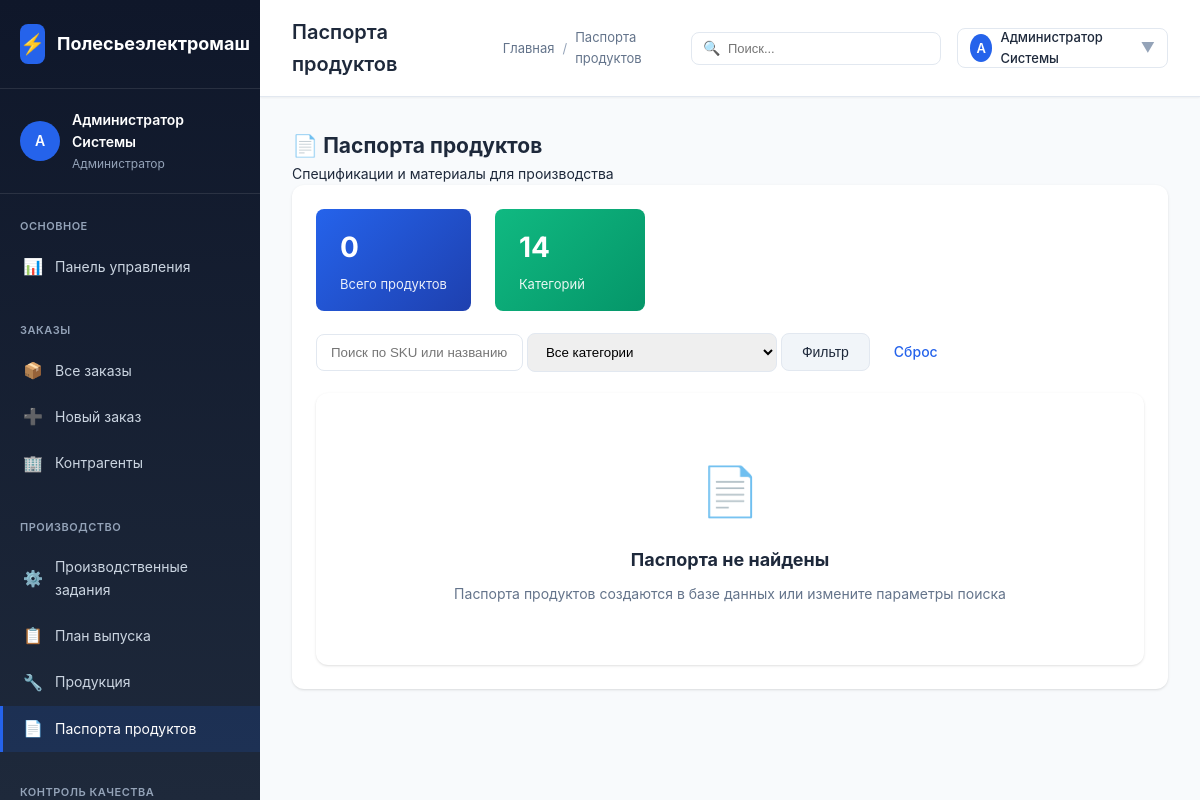
Page /polesie/modules/products/passports.php?category=SPARE_PARTS (signed in) on the earlier database version.
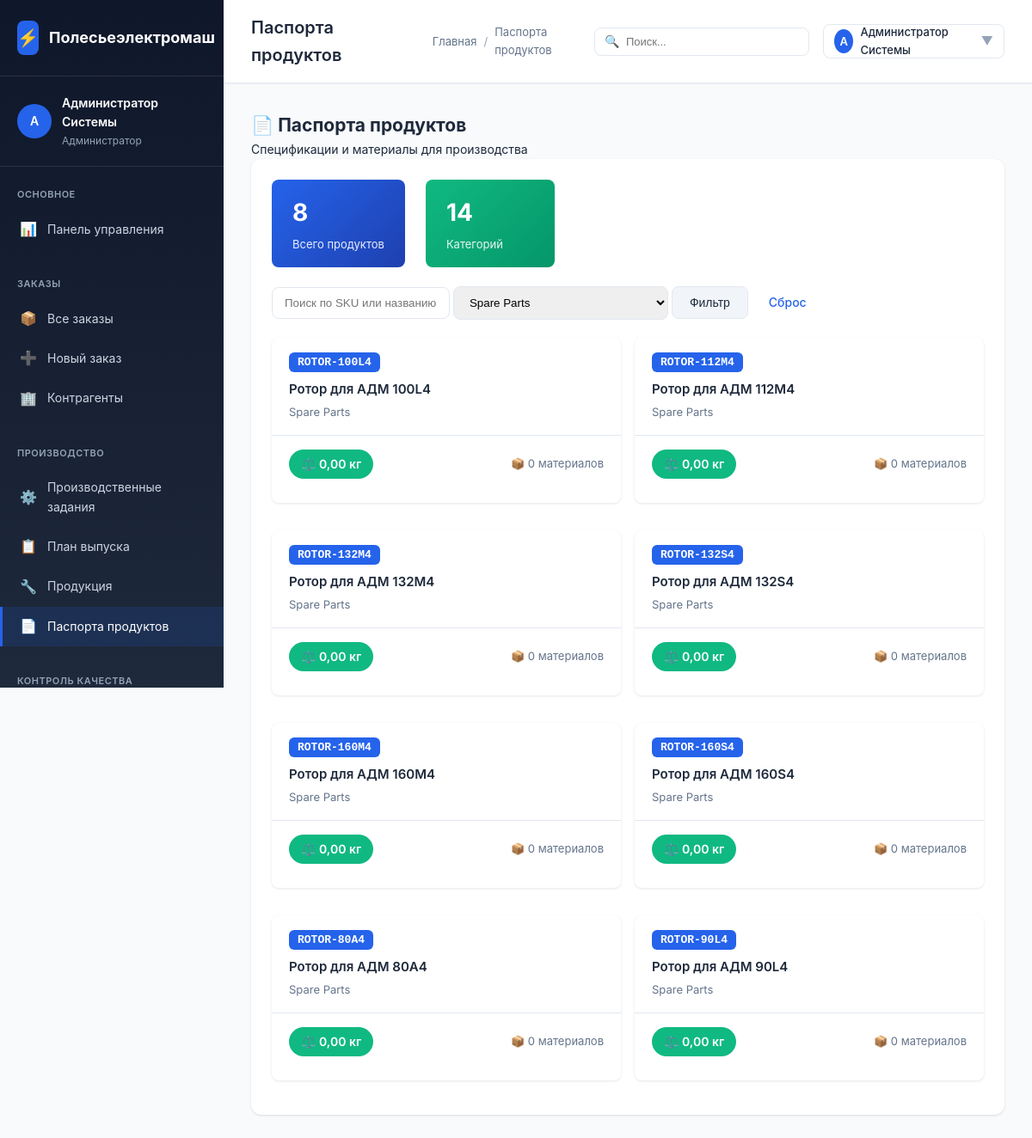
Same page on the later database version.
### tables this page shows
CREATE TABLE `products` (
  `id` INT AUTO_INCREMENT PRIMARY KEY,
  `article` VARCHAR(50) NOT NULL UNIQUE,
  `name` VARCHAR(200) NOT NULL,
  `category_id` INT,
  `base_unit_id` INT,
  `specifications` JSON,
  `image` VARCHAR(255),
  `base_price` DECIMAL(15,2),
  `currency` CHAR(3) DEFAULT 'BYN',
  `is_active` BOOLEAN DEFAULT TRUE,
  `created_at` TIMESTAMP DEFAULT CURRENT_TIMESTAMP,
  CONSTRAINT `fk_prod_category` FOREIGN KEY (`category_id`) REFERENCES `product_categories`(`id`) ON DELETE SET NULL,
  CONSTRAINT `fk_prod_unit` FOREIGN KEY (`base_unit_id`) REFERENCES `base_units`(`id`) ON DELETE SET NULL
);

CREATE TABLE `product_categories` (
  `id` INT AUTO_INCREMENT PRIMARY KEY,
  `parent_id` INT,
  `name` VARCHAR(100) NOT NULL,
  `name_ru` VARCHAR(100),
  `code` VARCHAR(50) UNIQUE,
  `description` TEXT,
  CONSTRAINT `fk_prod_cat_parent` FOREIGN KEY (`parent_id`) REFERENCES `product_categories`(`id`) ON DELETE CASCADE
);

### polesie/config/config.php (called while the page is built, shortened)
<?php
function e($string) {
    return htmlspecialchars($string ?? '', ENT_QUOTES, 'UTF-8');
}
function asset($path) {
    $path = ltrim($path, '/');
    return APP_URL . '/' . $path;
}

### polesie/modules/products/passports.php (the view, shortened to what the changed rows need)
<?php
require_once __DIR__ . '/../../config/config.php';
$pdo = getDbConnection();
$search = $_GET['search'] ?? '';
$categoryFilter = $_GET['category'] ?? '';
$query = "
    SELECT
        pp.id as passport_id,
        p.id as product_id,
        p.article as sku,
        p.name as product_name,
        pc.name as category_name,
        pc.code as category_code,
        pp.total_weight_kg,
        pp.warranty_months,
        pp.is_serial_tracked,
        pp.production_notes,
        pp.quality_requirements,
        p.specifications
    FROM products p
    LEFT JOIN product_passports pp ON pp.product_id = p.id
    LEFT JOIN product_categories pc ON p.category_id = pc.id
    WHERE p.is_active = TRUE
";
$params = [];
if ($categoryFilter) {
    $query .= " AND pc.code = :category";
    $params[':category'] = $categoryFilter;
}
$query .= " ORDER BY pc.name, p.name";
$stmt = $pdo->prepare($query);
$stmt->execute($params);
$passports = $stmt->fetchAll();
$catQuery = "SELECT DISTINCT pc.code, pc.name
             FROM product_categories pc
             JOIN products p ON p.category_id = pc.id
             WHERE p.is_active = TRUE
             ORDER BY pc.name";
$categories = $pdo->query($catQuery)->fetchAll();
$totalProducts = count($passports);
?>
<!DOCTYPE html>
<html lang="ru">
<head>
    <link rel="stylesheet" href="<?= asset('assets/css/style.css') ?>">
</head>
<body>
    <div class="app-container">
        <div class="main-content">
            <?php include BASE_PATH . '/includes/topbar.php'; ?>
            <div class="content-area">
                <div class="content">
                    <div class="page-header">
                        <div class="page-header-title">
                            <h2>📄 Паспорта продуктов</h2>
                        </div>
                    </div>
                    <div class="card">
                        <div class="card-body">
                            <div class="stats-bar">
                                <div class="stat-item">
                                    <div class="stat-value"><?= $totalProducts ?></div>
                                    <div class="stat-label">Всего продуктов</div>
                                </div>
                            </div>
                            <form method="GET" class="filter-form">
                                <div class="filter-row">
                                    <input type="text" name="search" placeholder="Поиск по SKU или названию..." value="<?= e($search) ?>"
                                           style="flex: 1; padding: 10px 14px; border: 1px solid var(--border-color); border-radius: var(--border-radius);">
                                    <select name="category" style="width: 250px; padding: 10px 14px; border: 1px solid var(--border-color); border-radius: var(--border-radius);">
                                        <option value="">Все категории</option>
                                        <?php foreach ($categories as $cat): ?>
                                            <option value="<?= e($cat['code']) ?>" <?= $categoryFilter == $cat['code'] ? 'selected' : '' ?>><?= e($cat['name']) ?></option>
                                        <?php endforeach; ?>
                                    </select>
                                    <button type="submit" class="btn btn-secondary">Фильтр</button>
                                    <a href="passports.php" class="btn btn-outline">Сброс</a>
                                </div>
                            </form>
                            <div style="margin-top: 20px;">
                                <?php if (empty($passports)): ?>
                                    <div class="empty-state">
                                        <div class="empty-state-icon">📄</div>
                                        <h3>Паспорта не найдены</h3>
                                        <p>Паспорта продуктов создаются в базе данных или измените параметры поиска</p>
                                    </div>
                                <?php else: ?>
                                    <div style="display: grid; grid-template-columns: repeat(auto-fill, minmax(350px, 1fr)); gap: 16px;">
                                        <?php foreach ($passports as $index => $passport): ?>
                                            <?php
                                            $matStmt = $pdo->prepare("
                                                SELECT
                                                    ppm.quantity,
                                                    ppm.unit,
                                                    m.code as material_code,
                                                    m.name_full as material_name,
                                                    mc.name as material_category
                                                FROM product_passport_materials ppm
                                                JOIN materials m ON ppm.material_id = m.id
                                                LEFT JOIN material_categories mc ON m.category_id = mc.id
                                                WHERE ppm.passport_id = :passport_id
                                                ORDER BY ppm.sort_order, m.name_full
                                            ");
                                            $matStmt->execute([':passport_id' => $passport['passport_id']]);
                                            $materials = $matStmt->fetchAll();
                                            ?>
                                            <div class="passport-card" data-passport-id="<?= $passport['passport_id'] ?>" onclick="openPassportModal(this)">
                                                <div class="passport-card-header">
                                                    <div>
                                                        <span class="passport-sku"><?= e($passport['sku']) ?></span>
                                                        <div class="passport-title"><?= e($passport['product_name']) ?></div>
                                                        <div class="passport-category"><?= e($passport['category_name'] ?? 'Без категории') ?></div>
                                                    </div>
                                                </div>
                                                <div class="passport-card-body">
                                                    <div style="display: flex; justify-content: space-between; align-items: center;">
                                                        <span class="weight-badge">⚖️ <?= number_format($passport['total_weight_kg'] ?? 0, 2, ',', ' ') ?> кг</span>
                                                        <span style="font-size: 13px; color: var(--text-secondary);">
                                                            📦 <?= count($materials) ?> материалов
                                                        </span>
                                                    </div>
                                                </div>
                                            </div>
                                        <?php endforeach; ?>
                                    </div>
                                <?php endif; ?>
                            </div>
                        </div>
                    </div>
                </div>
            </div>
        </div>
    </div>
</body>
</html>

Differences in the rows shown:
now on this page (row edited): products: article "ROTOR-100L4", name "Ротор для АДМ 100L4", category.name "Spare Parts", total_weight_kg "0,00", count($materials) "0"
now on this page (row edited): products: article "ROTOR-112M4", name "Ротор для АДМ 112M4", category.name "Spare Parts", total_weight_kg "0,00", count($materials) "0"
now on this page (row edited): products: article "ROTOR-132M4", name "Ротор для АДМ 132M4", category.name "Spare Parts", total_weight_kg "0,00", count($materials) "0"
now on this page (row edited): products: article "ROTOR-132S4", name "Ротор для АДМ 132S4", category.name "Spare Parts", total_weight_kg "0,00", count($materials) "0"
now on this page (row edited): products: article "ROTOR-160M4", name "Ротор для АДМ 160M4", category.name "Spare Parts", total_weight_kg "0,00", count($materials) "0"
now on this page (row edited): products: article "ROTOR-160S4", name "Ротор для АДМ 160S4", category.name "Spare Parts", total_weight_kg "0,00", count($materials) "0"
now on this page (row edited): products: article "ROTOR-80A4", name "Ротор для АДМ 80A4", category.name "Spare Parts", total_weight_kg "0,00", count($materials) "0"
now on this page (row edited): products: article "ROTOR-90L4", name "Ротор для АДМ 90L4", category.name "Spare Parts", total_weight_kg "0,00", count($materials) "0"
Other differences:
$totalProducts: "0" → "8"
form field category: "Все категории" → "Spare Parts"
text no longer shown: "📄 Паспорта не найдены Паспорта продуктов создаются в базе данных или измените параметры поиска"
